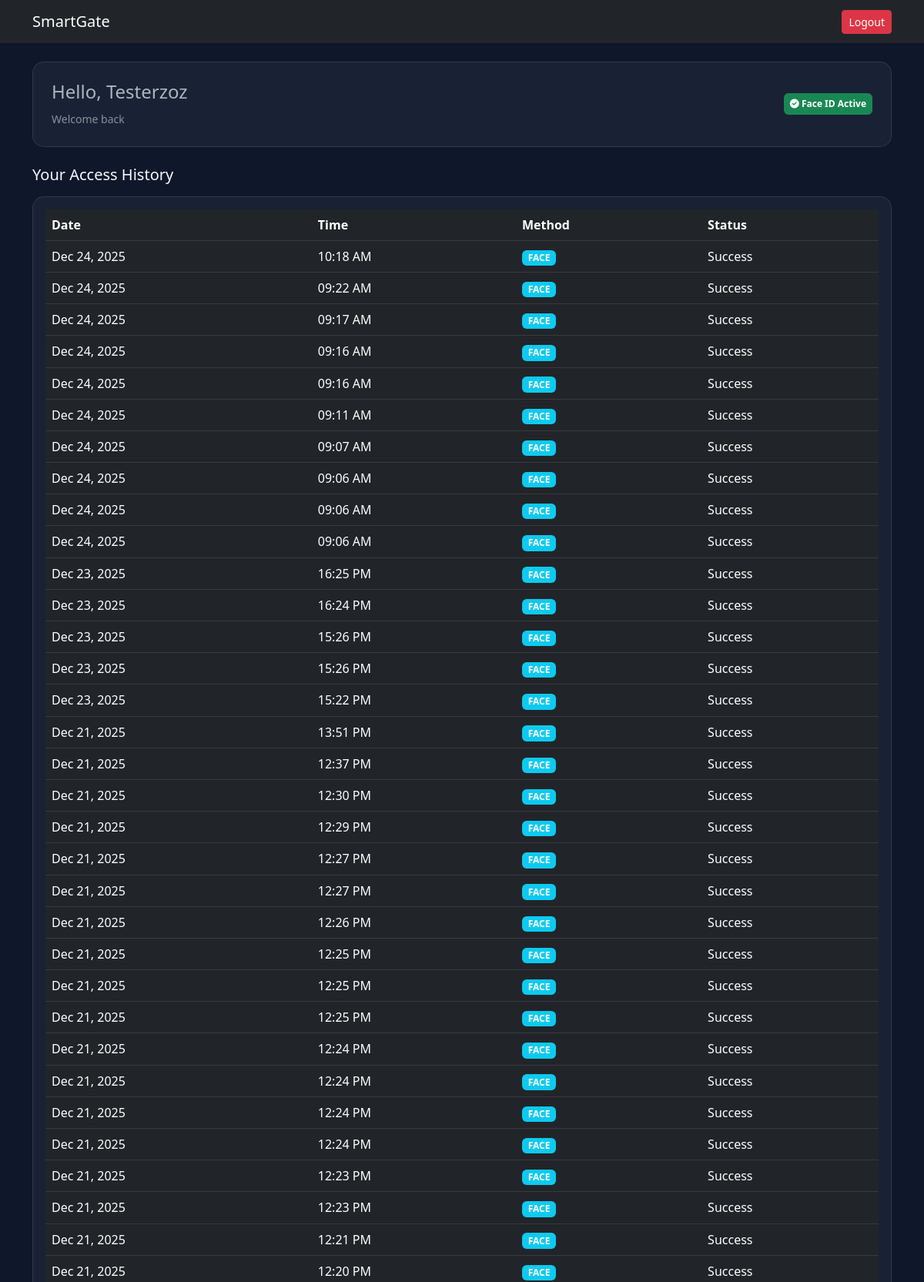
/dashboard/ (signed in, upper part), run on the app's committed database.
### core/models.py (models this page shows, shortened)
class AttendanceLog(models.Model):
    user = models.ForeignKey(User, on_delete=models.CASCADE, null=True, blank=True)
    access_method = models.CharField(max_length=50)
    status = models.CharField(max_length=50, default="Success")
    timestamp = models.DateTimeField(auto_now_add=True)

### core/views.py (the view)
# urls.py: path('dashboard/', views.user_dashboard, name='user_dashboard'),
@login_required
def user_dashboard(request):
    logs = AttendanceLog.objects.filter(user=request.user).order_by('-timestamp')
    has_face = request.user.profile.face_encoding is not None
    return render(request, 'core/user_dashboard.html', {'logs': logs, 'has_face': has_face})

### core/templates/core/user_dashboard.html (shortened to what this page needs)
{% extends 'core/base.html' %}
{% block content %}
<div class="row">
    <div class="col-12 mb-4">
        <div class="glass-card p-4 d-flex justify-content-between align-items-center">
            <div>
                <h4>Hello, {{ user.username }}</h4>
                <small class="text-muted">Welcome back</small>
            </div>
            {% if not has_face %}
                <a href="{% url 'add_face_wizard' %}" class="btn btn-warning pulse"><i class="fas fa-camera"></i> Setup Face ID</a>
            {% else %}
                <span class="badge bg-success p-2"><i class="fas fa-check-circle"></i> Face ID Active</span>
            {% endif %}
        </div>
    </div>
    <div class="col-12">
        <h5 class="mb-3 text-light">Your Access History</h5>
        <div class="table-responsive glass-card p-3">
            <table class="table table-dark table-hover mb-0">
                <thead><tr><th>Date</th><th>Time</th><th>Method</th><th>Status</th></tr></thead>
                <tbody>
                    {% for log in logs %}
                    <tr>
                        <td>{{ log.timestamp|date:"M d, Y" }}</td>
                        <td>{{ log.timestamp|time:"H:i A" }}</td>
                        <td><span class="badge bg-info">{{ log.access_method }}</span></td>
                        <td>{{ log.status }}</td>
                    </tr>
                    {% empty %}
                    <tr><td colspan="4" class="text-center">No records found.</td></tr>
                    {% endfor %}
                </tbody>
            </table>
        </div>
    </div>
</div>
{% endblock %}

### core/templates/core/base.html (style rules this page uses)
body { background-color: #0f172a; font-family: 'Segoe UI', sans-serif; }
.glass-card { background: rgba(30, 41, 59, 0.7); backdrop-filter: blur(10px); border: 1px solid rgba(255,255,255,0.1); border-radius: 15px; }

### data on the page
AttendanceLog: timestamp "Dec 24, 2025", timestamp "10:18 AM", access_method "FACE", status "Success"
AttendanceLog: timestamp "Dec 24, 2025", timestamp "09:22 AM", access_method "FACE", status "Success"
AttendanceLog: timestamp "Dec 24, 2025", timestamp "09:17 AM", access_method "FACE", status "Success"
AttendanceLog: timestamp "Dec 24, 2025", timestamp "09:16 AM", access_method "FACE", status "Success"
AttendanceLog: timestamp "Dec 24, 2025", timestamp "09:16 AM", access_method "FACE", status "Success"
AttendanceLog: timestamp "Dec 24, 2025", timestamp "09:11 AM", access_method "FACE", status "Success"
AttendanceLog: timestamp "Dec 24, 2025", timestamp "09:07 AM", access_method "FACE", status "Success"
AttendanceLog: timestamp "Dec 24, 2025", timestamp "09:06 AM", access_method "FACE", status "Success"
AttendanceLog: timestamp "Dec 24, 2025", timestamp "09:06 AM", access_method "FACE", status "Success"
AttendanceLog: timestamp "Dec 24, 2025", timestamp "09:06 AM", access_method "FACE", status "Success"
AttendanceLog: timestamp "Dec 23, 2025", timestamp "16:25 PM", access_method "FACE", status "Success"
AttendanceLog: timestamp "Dec 23, 2025", timestamp "16:24 PM", access_method "FACE", status "Success"
AttendanceLog: timestamp "Dec 23, 2025", timestamp "15:26 PM", access_method "FACE", status "Success"
AttendanceLog: timestamp "Dec 23, 2025", timestamp "15:26 PM", access_method "FACE", status "Success"
AttendanceLog: timestamp "Dec 23, 2025", timestamp "15:22 PM", access_method "FACE", status "Success"
AttendanceLog: timestamp "Dec 21, 2025", timestamp "13:51 PM", access_method "FACE", status "Success"
AttendanceLog: timestamp "Dec 21, 2025", timestamp "12:37 PM", access_method "FACE", status "Success"
AttendanceLog: timestamp "Dec 21, 2025", timestamp "12:30 PM", access_method "FACE", status "Success"
AttendanceLog: timestamp "Dec 21, 2025", timestamp "12:29 PM", access_method "FACE", status "Success"
AttendanceLog: timestamp "Dec 21, 2025", timestamp "12:27 PM", access_method "FACE", status "Success"
AttendanceLog: timestamp "Dec 21, 2025", timestamp "12:27 PM", access_method "FACE", status "Success"
AttendanceLog: timestamp "Dec 21, 2025", timestamp "12:26 PM", access_method "FACE", status "Success"
AttendanceLog: timestamp "Dec 21, 2025", timestamp "12:25 PM", access_method "FACE", status "Success"
AttendanceLog: timestamp "Dec 21, 2025", timestamp "12:25 PM", access_method "FACE", status "Success"
AttendanceLog: timestamp "Dec 21, 2025", timestamp "12:25 PM", access_method "FACE", status "Success"
AttendanceLog: timestamp "Dec 21, 2025", timestamp "12:24 PM", access_method "FACE", status "Success"
AttendanceLog: timestamp "Dec 21, 2025", timestamp "12:24 PM", access_method "FACE", status "Success"
AttendanceLog: timestamp "Dec 21, 2025", timestamp "12:24 PM", access_method "FACE", status "Success"
AttendanceLog: timestamp "Dec 21, 2025", timestamp "12:24 PM", access_method "FACE", status "Success"
AttendanceLog: timestamp "Dec 21, 2025", timestamp "12:23 PM", access_method "FACE", status "Success"
AttendanceLog: timestamp "Dec 21, 2025", timestamp "12:23 PM", access_method "FACE", status "Success"
AttendanceLog: timestamp "Dec 21, 2025", timestamp "12:21 PM", access_method "FACE", status "Success"
AttendanceLog: timestamp "Dec 21, 2025", timestamp "12:20 PM", access_method "FACE", status "Success"

### other printed values
{{ user.username }} "Testerzoz"
